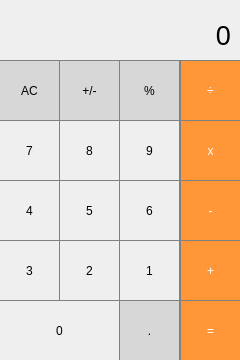
<?xml version="1.0" encoding="UTF-8"?>
<ui version="4.0">
 <class>MainWindow</class>
 <widget class="QMainWindow" name="MainWindow">
  <property name="geometry">
   <rect>
    <x>0</x>
    <y>0</y>
    <width>240</width>
    <height>360</height>
   </rect>
  </property>
  <property name="windowTitle">
   <string>Calculator</string>
  </property>
  <property name="windowIcon">
   <iconset resource="resourses.qrc">
    <normaloff>:/rec/calculator_icon.png</normaloff>:/rec/calculator_icon.png</iconset>
  </property>
  <widget class="QWidget" name="centralwidget">
   <widget class="QLabel" name="result_show">
    <property name="geometry">
     <rect>
      <x>-10</x>
      <y>10</y>
      <width>241</width>
      <height>51</height>
     </rect>
    </property>
    <property name="sizePolicy">
     <sizepolicy hsizetype="Preferred" vsizetype="Preferred">
      <horstretch>0</horstretch>
      <verstretch>0</verstretch>
     </sizepolicy>
    </property>
    <property name="font">
     <font>
      <pointsize>20</pointsize>
      <weight>50</weight>
      <bold>false</bold>
     </font>
    </property>
    <property name="focusPolicy">
     <enum>Qt::NoFocus</enum>
    </property>
    <property name="styleSheet">
     <string notr="true">QLabel{
	qproperty-bottom: 'AlignVCenter | AlignRight;
	border: 1px solid gray;
}

background-color: white;
</string>
    </property>
    <property name="text">
     <string>0</string>
    </property>
    <property name="textFormat">
     <enum>Qt::AutoText</enum>
    </property>
    <property name="alignment">
     <set>Qt::AlignRight|Qt::AlignTrailing|Qt::AlignVCenter</set>
    </property>
   </widget>
   <widget class="QPushButton" name="pushButton_clear">
    <property name="geometry">
     <rect>
      <x>-1</x>
      <y>60</y>
      <width>61</width>
      <height>61</height>
     </rect>
    </property>
    <property name="styleSheet">
     <string notr="true">QPushButton{
	background-color: rgb(215, 215, 215);
	border: 1px solid gray;
}
QPushButton:pressed{
	background-color: qlineargradient(x1: 0, y1: 0, x2: 0, y2: 1, stop: 0 #BEBEBE, stop: 1 #D7D7D7);
}</string>
    </property>
    <property name="text">
     <string>AC</string>
    </property>
   </widget>
   <widget class="QPushButton" name="pushButton_divide">
    <property name="geometry">
     <rect>
      <x>180</x>
      <y>60</y>
      <width>61</width>
      <height>61</height>
     </rect>
    </property>
    <property name="styleSheet">
     <string notr="true">QPushButton{
	background-color: rgb(255, 151, 57);
	color: white;
	border: 1px solid gray;
}
QPushButton:pressed{
	background-color: qlineargradient(x1: 0, y1: 0, x2: 0, y2: 1, stop: 0 #FF7832, stop: 1 #FF9739);
}</string>
    </property>
    <property name="text">
     <string>÷</string>
    </property>
   </widget>
   <widget class="QPushButton" name="pushButton_percent">
    <property name="geometry">
     <rect>
      <x>119</x>
      <y>60</y>
      <width>61</width>
      <height>61</height>
     </rect>
    </property>
    <property name="styleSheet">
     <string notr="true">QPushButton{
	background-color: rgb(215, 215, 215);
	border: 1px solid gray;
}
QPushButton:pressed{
	background-color: qlineargradient(x1: 0, y1: 0, x2: 0, y2: 1, stop: 0 #BEBEBE, stop: 1 #D7D7D7);
}</string>
    </property>
    <property name="text">
     <string>%</string>
    </property>
   </widget>
   <widget class="QPushButton" name="pushButton_plus_minus">
    <property name="geometry">
     <rect>
      <x>59</x>
      <y>60</y>
      <width>61</width>
      <height>61</height>
     </rect>
    </property>
    <property name="styleSheet">
     <string notr="true">QPushButton{
	background-color: rgb(215, 215, 215);
	border: 1px solid gray;
}
QPushButton:pressed{
	background-color: qlineargradient(x1: 0, y1: 0, x2: 0, y2: 1, stop: 0 #BEBEBE, stop: 1 #D7D7D7);
}</string>
    </property>
    <property name="text">
     <string>+/-</string>
    </property>
   </widget>
   <widget class="QPushButton" name="pushButton_multi">
    <property name="geometry">
     <rect>
      <x>180</x>
      <y>120</y>
      <width>61</width>
      <height>61</height>
     </rect>
    </property>
    <property name="styleSheet">
     <string notr="true">QPushButton{
	background-color: rgb(255, 151, 57);
	color: white;
	border: 1px solid gray;
}
QPushButton:pressed{
	background-color: qlineargradient(x1: 0, y1: 0, x2: 0, y2: 1, stop: 0 #FF7832, stop: 1 #FF9739);
}</string>
    </property>
    <property name="text">
     <string>x</string>
    </property>
   </widget>
   <widget class="QPushButton" name="pushButton_7">
    <property name="geometry">
     <rect>
      <x>-1</x>
      <y>120</y>
      <width>61</width>
      <height>61</height>
     </rect>
    </property>
    <property name="styleSheet">
     <string notr="true">QPushButton{
	border: 1px solid gray;
}
QPushButton:pressed{
	background-color: qlineargradient(x1: 0, y1: 0, x2: 0, y2: 1, stop: 0 #dadbde, stop: 1 #f6f7fa);
}</string>
    </property>
    <property name="text">
     <string>7</string>
    </property>
   </widget>
   <widget class="QPushButton" name="pushButton_9">
    <property name="geometry">
     <rect>
      <x>119</x>
      <y>120</y>
      <width>61</width>
      <height>61</height>
     </rect>
    </property>
    <property name="styleSheet">
     <string notr="true">QPushButton{
	border: 1px solid gray;
}
QPushButton:pressed{
	background-color: qlineargradient(x1: 0, y1: 0, x2: 0, y2: 1, stop: 0 #dadbde, stop: 1 #f6f7fa);
}</string>
    </property>
    <property name="text">
     <string>9</string>
    </property>
   </widget>
   <widget class="QPushButton" name="pushButton_8">
    <property name="geometry">
     <rect>
      <x>59</x>
      <y>120</y>
      <width>61</width>
      <height>61</height>
     </rect>
    </property>
    <property name="styleSheet">
     <string notr="true">QPushButton{
	border: 1px solid gray;
}
QPushButton:pressed{
	background-color: qlineargradient(x1: 0, y1: 0, x2: 0, y2: 1, stop: 0 #dadbde, stop: 1 #f6f7fa);
}</string>
    </property>
    <property name="text">
     <string>8</string>
    </property>
   </widget>
   <widget class="QPushButton" name="pushButton_minus">
    <property name="geometry">
     <rect>
      <x>180</x>
      <y>180</y>
      <width>61</width>
      <height>61</height>
     </rect>
    </property>
    <property name="styleSheet">
     <string notr="true">QPushButton{
	background-color: rgb(255, 151, 57);
	color: white;
	border: 1px solid gray;
}
QPushButton:pressed{
	background-color: qlineargradient(x1: 0, y1: 0, x2: 0, y2: 1, stop: 0 #FF7832, stop: 1 #FF9739);
}</string>
    </property>
    <property name="text">
     <string>-</string>
    </property>
   </widget>
   <widget class="QPushButton" name="pushButton_4">
    <property name="geometry">
     <rect>
      <x>-1</x>
      <y>180</y>
      <width>61</width>
      <height>61</height>
     </rect>
    </property>
    <property name="styleSheet">
     <string notr="true">QPushButton{
	border: 1px solid gray;
}
QPushButton:pressed{
	background-color: qlineargradient(x1: 0, y1: 0, x2: 0, y2: 1, stop: 0 #dadbde, stop: 1 #f6f7fa);
}</string>
    </property>
    <property name="text">
     <string>4</string>
    </property>
   </widget>
   <widget class="QPushButton" name="pushButton_6">
    <property name="geometry">
     <rect>
      <x>119</x>
      <y>180</y>
      <width>61</width>
      <height>61</height>
     </rect>
    </property>
    <property name="styleSheet">
     <string notr="true">QPushButton{
	border: 1px solid gray;
}
QPushButton:pressed{
	background-color: qlineargradient(x1: 0, y1: 0, x2: 0, y2: 1, stop: 0 #dadbde, stop: 1 #f6f7fa);
}</string>
    </property>
    <property name="text">
     <string>6</string>
    </property>
   </widget>
   <widget class="QPushButton" name="pushButton_5">
    <property name="geometry">
     <rect>
      <x>59</x>
      <y>180</y>
      <width>61</width>
      <height>61</height>
     </rect>
    </property>
    <property name="styleSheet">
     <string notr="true">QPushButton{
	border: 1px solid gray;
}
QPushButton:pressed{
	background-color: qlineargradient(x1: 0, y1: 0, x2: 0, y2: 1, stop: 0 #dadbde, stop: 1 #f6f7fa);
}</string>
    </property>
    <property name="text">
     <string>5</string>
    </property>
   </widget>
   <widget class="QPushButton" name="pushButton_plus">
    <property name="geometry">
     <rect>
      <x>180</x>
      <y>240</y>
      <width>61</width>
      <height>61</height>
     </rect>
    </property>
    <property name="styleSheet">
     <string notr="true">QPushButton{
	background-color: rgb(255, 151, 57);
	color: white;
	border: 1px solid gray;
}
QPushButton:pressed{
	background-color: qlineargradient(x1: 0, y1: 0, x2: 0, y2: 1, stop: 0 #FF7832, stop: 1 #FF9739);
}</string>
    </property>
    <property name="text">
     <string>+</string>
    </property>
   </widget>
   <widget class="QPushButton" name="pushButton_3">
    <property name="geometry">
     <rect>
      <x>-1</x>
      <y>240</y>
      <width>61</width>
      <height>61</height>
     </rect>
    </property>
    <property name="styleSheet">
     <string notr="true">QPushButton{
	border: 1px solid gray;
}
QPushButton:pressed{
	background-color: qlineargradient(x1: 0, y1: 0, x2: 0, y2: 1, stop: 0 #dadbde, stop: 1 #f6f7fa);
}</string>
    </property>
    <property name="text">
     <string>3</string>
    </property>
   </widget>
   <widget class="QPushButton" name="pushButton_1">
    <property name="geometry">
     <rect>
      <x>119</x>
      <y>240</y>
      <width>61</width>
      <height>61</height>
     </rect>
    </property>
    <property name="styleSheet">
     <string notr="true">QPushButton{
	border: 1px solid gray;
}
QPushButton:pressed{
	background-color: qlineargradient(x1: 0, y1: 0, x2: 0, y2: 1, stop: 0 #dadbde, stop: 1 #f6f7fa);
}</string>
    </property>
    <property name="text">
     <string>1</string>
    </property>
   </widget>
   <widget class="QPushButton" name="pushButton_2">
    <property name="geometry">
     <rect>
      <x>59</x>
      <y>240</y>
      <width>61</width>
      <height>61</height>
     </rect>
    </property>
    <property name="styleSheet">
     <string notr="true">QPushButton{
	border: 1px solid gray;
}
QPushButton:pressed{
	background-color: qlineargradient(x1: 0, y1: 0, x2: 0, y2: 1, stop: 0 #dadbde, stop: 1 #f6f7fa);
}</string>
    </property>
    <property name="text">
     <string>2</string>
    </property>
   </widget>
   <widget class="QPushButton" name="pushButton_equal">
    <property name="geometry">
     <rect>
      <x>180</x>
      <y>300</y>
      <width>61</width>
      <height>61</height>
     </rect>
    </property>
    <property name="styleSheet">
     <string notr="true">QPushButton{
	background-color: rgb(255, 151, 57);
	color: white;
	border: 1px solid gray;
}
QPushButton:pressed{
	background-color: qlineargradient(x1: 0, y1: 0, x2: 0, y2: 1, stop: 0 #FF7832, stop: 1 #FF9739);
}</string>
    </property>
    <property name="text">
     <string>=</string>
    </property>
   </widget>
   <widget class="QPushButton" name="pushButton_0">
    <property name="geometry">
     <rect>
      <x>-1</x>
      <y>300</y>
      <width>121</width>
      <height>61</height>
     </rect>
    </property>
    <property name="styleSheet">
     <string notr="true">QPushButton{
	border: 1px solid gray;
}
QPushButton:pressed{
	background-color: qlineargradient(x1: 0, y1: 0, x2: 0, y2: 1, stop: 0 #dadbde, stop: 1 #f6f7fa);
}</string>
    </property>
    <property name="text">
     <string>0</string>
    </property>
   </widget>
   <widget class="QPushButton" name="pushButton_dot">
    <property name="geometry">
     <rect>
      <x>119</x>
      <y>300</y>
      <width>61</width>
      <height>61</height>
     </rect>
    </property>
    <property name="styleSheet">
     <string notr="true">QPushButton{
	background-color: rgb(215, 215, 215);
	border: 1px solid gray;
}
QPushButton:pressed{
	background-color: qlineargradient(x1: 0, y1: 0, x2: 0, y2: 1, stop: 0 #BEBEBE, stop: 1 #D7D7D7);
}</string>
    </property>
    <property name="text">
     <string>.</string>
    </property>
   </widget>
  </widget>
 </widget>
 <resources>
  <include location="resourses.qrc"/>
 </resources>
 <connections/>
</ui>
